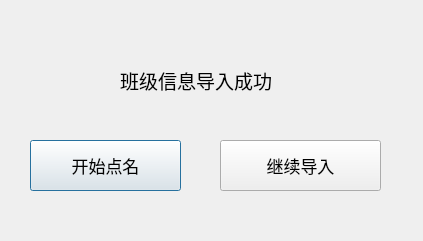
<?xml version="1.0" encoding="UTF-8"?>
<ui version="4.0">
 <class>suDialog</class>
 <widget class="QDialog" name="suDialog">
  <property name="geometry">
   <rect>
    <x>0</x>
    <y>0</y>
    <width>423</width>
    <height>241</height>
   </rect>
  </property>
  <property name="windowTitle">
   <string>Dialog</string>
  </property>
  <widget class="QLabel" name="label">
   <property name="geometry">
    <rect>
     <x>120</x>
     <y>40</y>
     <width>201</width>
     <height>81</height>
    </rect>
   </property>
   <property name="font">
    <font>
     <pointsize>14</pointsize>
    </font>
   </property>
   <property name="text">
    <string>班级信息导入成功</string>
   </property>
  </widget>
  <widget class="QPushButton" name="start">
   <property name="geometry">
    <rect>
     <x>30</x>
     <y>140</y>
     <width>151</width>
     <height>51</height>
    </rect>
   </property>
   <property name="font">
    <font>
     <pointsize>13</pointsize>
    </font>
   </property>
   <property name="text">
    <string>开始点名</string>
   </property>
  </widget>
  <widget class="QPushButton" name="coun">
   <property name="geometry">
    <rect>
     <x>220</x>
     <y>140</y>
     <width>161</width>
     <height>51</height>
    </rect>
   </property>
   <property name="font">
    <font>
     <pointsize>13</pointsize>
    </font>
   </property>
   <property name="text">
    <string>继续导入</string>
   </property>
  </widget>
 </widget>
 <resources/>
 <connections/>
</ui>
